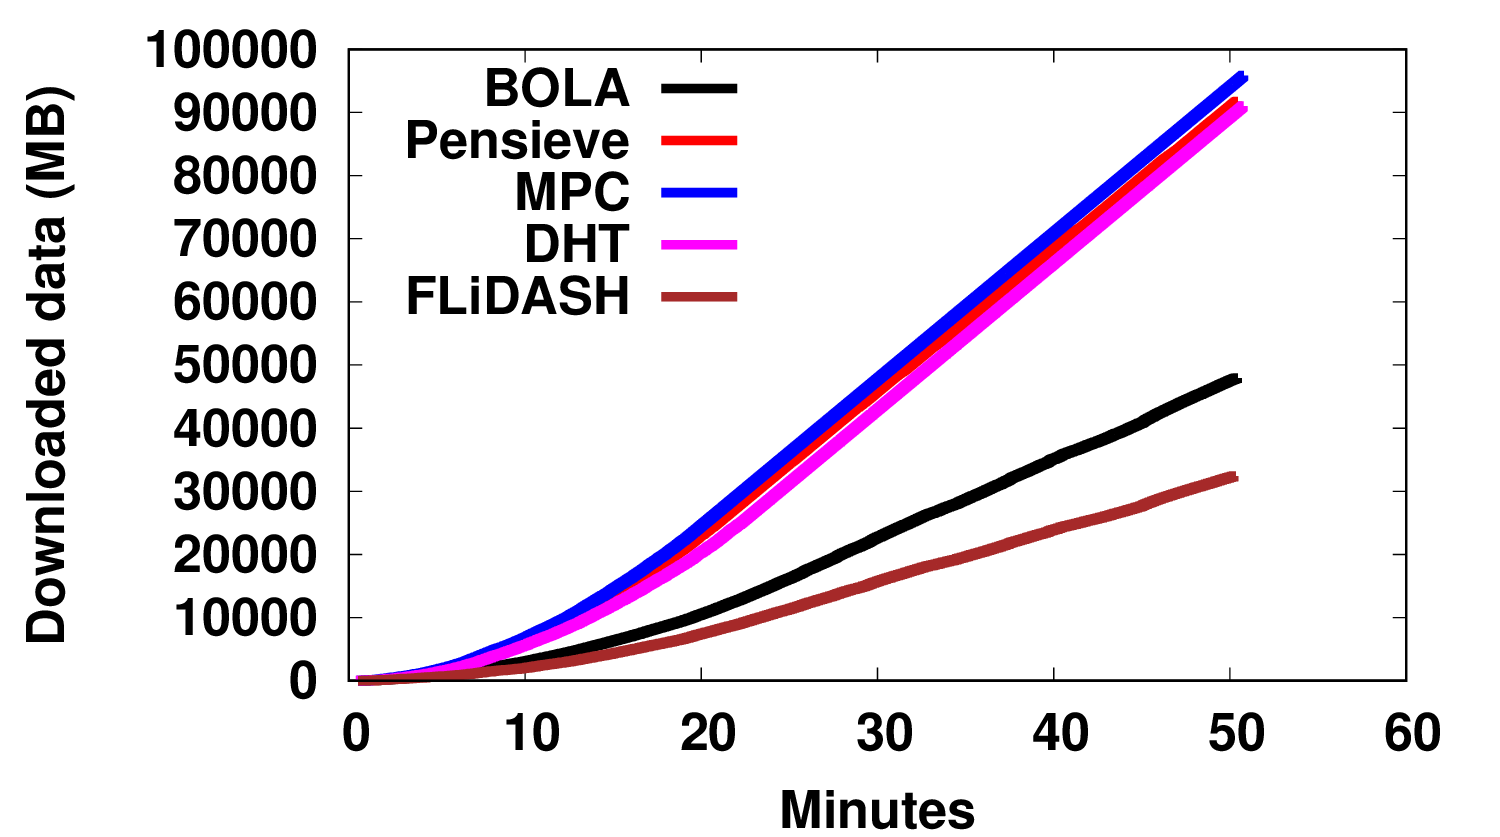

Generate this figure with gnuplot:
set terminal postscript eps enhanced color font 'Helvetica Bold,25'
set output "cdnupload_1.eps"
set size 1, 0.8
set bmargin 3
set key top left  samplen 2
set xlabel "Minutes"
set ylabel "Downloaded data (MB)"


set xrange [0:60]

colors = "black red blue magenta brown #800000"
files = "BOLA Penseiv RobustMPC DHTEnvironment GrpDeterRm"
legend = "BOLA Pensieve MPC DHT FLiDASH"

plot for [i=1:words(files)] 'comparison/cdnUploaded/'.word(files, i).'.dat' u ($1/60000):($2/1000000) w lines lw 9 lc rgb word(colors, i) title word(legend, i)
